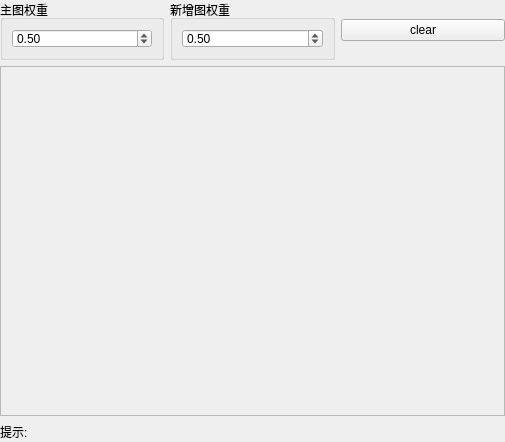
<?xml version="1.0" encoding="UTF-8"?>
<ui version="4.0">
 <class>MathAddweightedUI</class>
 <widget class="QWidget" name="MathAddweightedUI">
  <property name="geometry">
   <rect>
    <x>0</x>
    <y>0</y>
    <width>505</width>
    <height>442</height>
   </rect>
  </property>
  <property name="windowTitle">
   <string>Form</string>
  </property>
  <layout class="QGridLayout" name="gridLayout">
   <property name="leftMargin">
    <number>0</number>
   </property>
   <property name="topMargin">
    <number>0</number>
   </property>
   <property name="rightMargin">
    <number>0</number>
   </property>
   <property name="bottomMargin">
    <number>0</number>
   </property>
   <item row="0" column="2">
    <widget class="QPushButton" name="pushButton">
     <property name="text">
      <string>clear</string>
     </property>
    </widget>
   </item>
   <item row="0" column="0">
    <widget class="QGroupBox" name="groupBox">
     <property name="maximumSize">
      <size>
       <width>16777215</width>
       <height>60</height>
      </size>
     </property>
     <property name="title">
      <string>主图权重</string>
     </property>
     <layout class="QGridLayout" name="gridLayout_2">
      <item row="0" column="0">
       <widget class="QDoubleSpinBox" name="doubleSpinBox">
        <property name="maximum">
         <double>1.000000000000000</double>
        </property>
        <property name="value">
         <double>0.500000000000000</double>
        </property>
       </widget>
      </item>
     </layout>
    </widget>
   </item>
   <item row="0" column="1">
    <widget class="QGroupBox" name="groupBox_2">
     <property name="maximumSize">
      <size>
       <width>16777215</width>
       <height>60</height>
      </size>
     </property>
     <property name="title">
      <string>新增图权重</string>
     </property>
     <layout class="QGridLayout" name="gridLayout_3">
      <item row="0" column="0">
       <widget class="QDoubleSpinBox" name="doubleSpinBox_2">
        <property name="maximum">
         <double>1.000000000000000</double>
        </property>
        <property name="value">
         <double>0.500000000000000</double>
        </property>
       </widget>
      </item>
     </layout>
    </widget>
   </item>
   <item row="1" column="0" colspan="3">
    <widget class="QFrame" name="frame">
     <property name="frameShape">
      <enum>QFrame::StyledPanel</enum>
     </property>
     <property name="frameShadow">
      <enum>QFrame::Raised</enum>
     </property>
    </widget>
   </item>
   <item row="2" column="0" colspan="3">
    <widget class="QLabel" name="label">
     <property name="maximumSize">
      <size>
       <width>16777215</width>
       <height>20</height>
      </size>
     </property>
     <property name="text">
      <string>提示:</string>
     </property>
    </widget>
   </item>
  </layout>
 </widget>
 <resources/>
 <connections/>
</ui>
